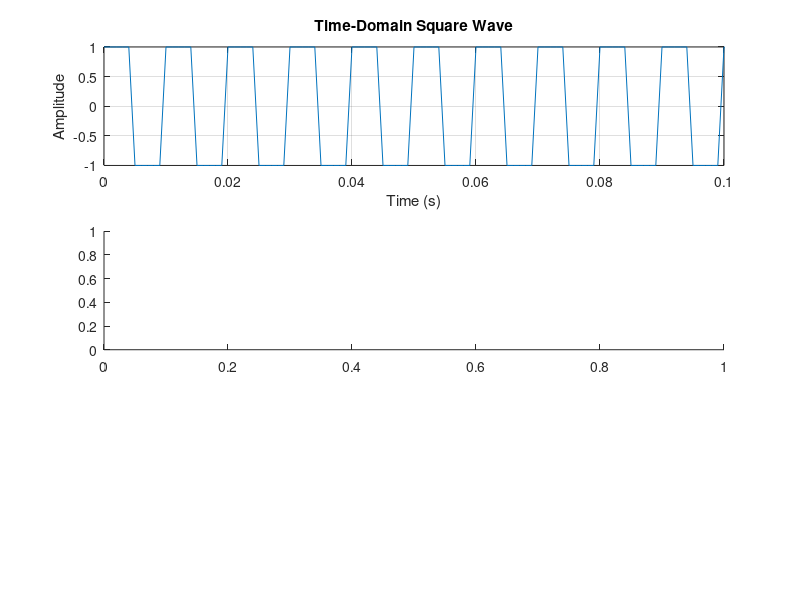

This chart was generated by the following MATLAB code: (Note: this script raises an error after producing the figure.)
% Parameters
Fs = 1000;          % Sampling frequency (Hz)
T = 1;              % Duration (seconds)
t = 0:1/Fs:T-1/Fs;  % Time vector
f0 = 100;           % Fundamental frequency (Hz)

% Generate signals
x = square(2 * pi * f0 * t); % Square wave

% Figure 1: Square Wave Analysis
figure;

% Subplot 1: Time-domain signal (Square)
subplot(3, 1, 1);
plot(t, x);
title('Time-Domain Square Wave');
xlabel('Time (s)');
ylabel('Amplitude');
xlim([0, 100e-3]);
grid on;

% Subplot 2: Spectrogram (Square)
subplot(3, 1, 2);
spectrogram(x, 128, 120, 128, Fs, 'xaxis');
title('Spectrogram of Square Wave');
colormap('jet');
colorbar;

% Subplot 3: Shifted FFT (Square)
N = length(x);
X = fft(x);
X_shifted = fftshift(X);
freq = (-N/2:N/2-1)*(Fs/N);

subplot(3, 1, 3);
plot(freq, abs(X_shifted));
title('Shifted FFT of Square Wave');
xlabel('Frequency (Hz)');
ylabel('Magnitude');
grid on;
xlim([-400, 400]); % Zoom for clarity

% Adjust layout
sgtitle('Square Wave Analysis');
set(gcf, 'Position', [100, 100, 800, 800]);

saveas(gcf, 'imgs/signal_square.png');
